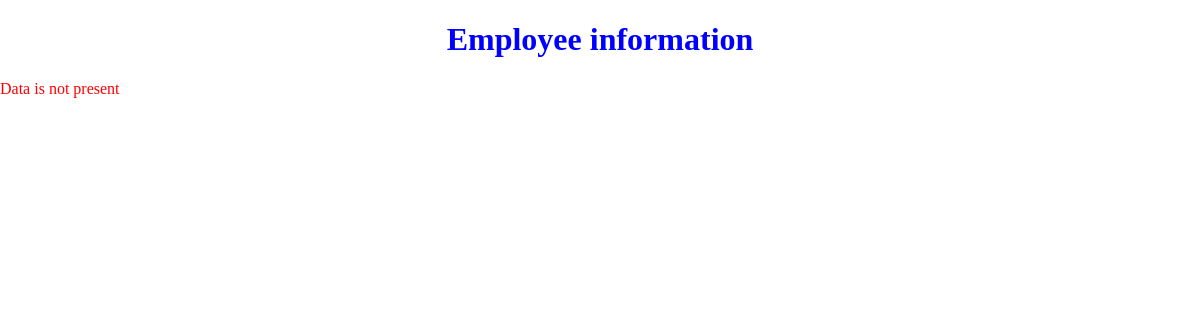
Before: /empinfo/ with the older database file.
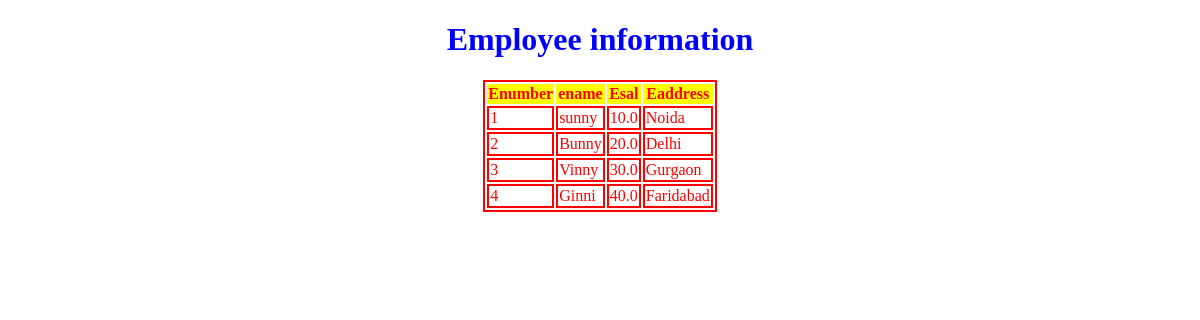
After: the same page with the newer database file.
### newsApp/models.py (models this page shows, shortened)
class employee(models.Model):
	ename=models.CharField(max_length=30)
	eno=models.IntegerField()
	esal=models.FloatField()
	eaddress=models.CharField(max_length=40)

### newsApp/views.py (the view)
# urls.py: path('empinfo/',views.empview),
def empview(request):
	emp_list=employee.objects.all()
	my_dict={'emp_list':emp_list}
	return render(request,'empApp/emp.html',context=my_dict)

### templates/empApp/emp.html (shortened to what this page needs)
<!DOCTYPE html>
{%load staticfiles%}
<html lang="en" dir="ltr">
	<head>
		<link rel="stylesheet" href="{% static "css/emp.css" %}">
	</head>
	<body>
		<h1> Employee information</h1>
		{% if emp_list %}
		<table>
			<thead>
				<th> Enumber </th>
				<th> ename </th>
				<th> Esal </th>
				<th> Eaddress </th>
			</thead>
			{% for emp in emp_list %}
			<tr>
			<td>{{emp.eno}}</td>
			<td>{{emp.ename}}</td>
			<td>{{emp.esal}}</td>
			<td>{{emp.eaddress}}</td>
			</tr>
			{% endfor %}
		</table>
		{% else %}
		<p> Data is not present</p>
		{% endif %}
	</body>
</html>

### static/css/emp.css (style rules this page uses)
body { color: red; margin: auto; }
td,table { margin: auto; border:2px solid red; }
h1 { color:Blue; text-align: center; }
thead { background: yellow; }

Changed rows visible on the page:
added employee: eno "1", ename "sunny", esal "10.0", eaddress "Noida"
added employee: eno "2", ename "Bunny", esal "20.0", eaddress "Delhi"
added employee: eno "3", ename "Vinny", esal "30.0", eaddress "Gurgaon"
added employee: eno "4", ename "Ginni", esal "40.0", eaddress "Faridabad"
Other visible differences:
text no longer shown: "Data is not present"
text now shown: "Enumber ename Esal Eaddress"
